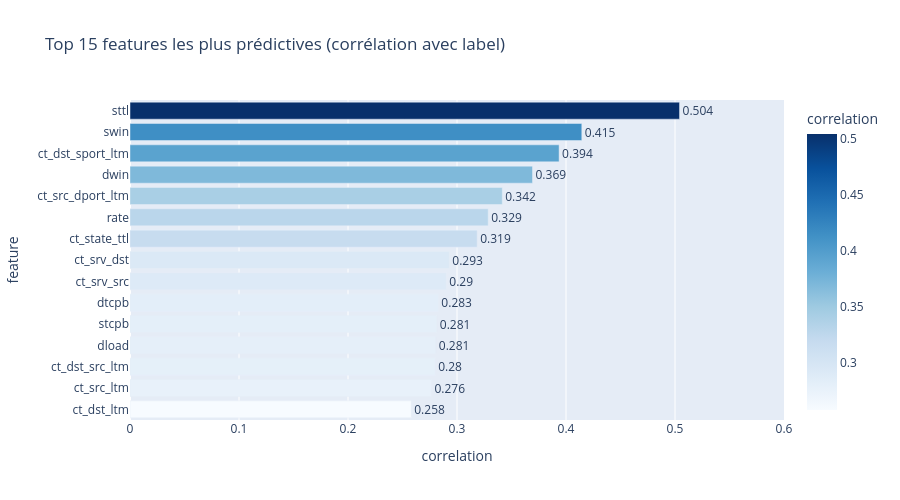

Notebook cell for this chart:
### Code cell
# ─────────────────────────────────────────────
# GRAPHIQUE : Top 15 features
# ─────────────────────────────────────────────
fig = px.bar(
    top15.sort_values('correlation'),
    x='correlation', y='feature',
    orientation='h',
    title='Top 15 features les plus prédictives (corrélation avec label)',
    text=top15.sort_values('correlation')['correlation'].round(3),
    color='correlation',
    color_continuous_scale='Blues',
)
fig.update_traces(textposition='outside')
fig.update_layout(height=500, xaxis_range=[0, 0.6])
fig.show()

print('\nObservations :')
print(f'→ Feature la plus prédictive : {top15.iloc[0]["feature"]} (corr={top15.iloc[0]["correlation"]:.3f})')
print(f'→ 2ème : {top15.iloc[1]["feature"]} (corr={top15.iloc[1]["correlation"]:.3f})')
print('→ Ces features seront probablement les plus utilisées par le Hoeffding Tree')

### Figure 1 — Plotly figure (JSON) as saved in the notebook; plotly's stock layout.template omitted (floating-point values rounded to 4 significant figures)
{"data": [{"alignmentgroup": "True", "hovertemplate": "correlation=%{marker.color}<br>feature=%{y}<br>text=%{text}<extra></extra>", "legendgroup": "", "marker": {"color": [0.258, 0.2765, 0.28, 0.2805, 0.2814, 0.2829, 0.2902, 0.2929, 0.3185, 0.3286, 0.3415, 0.3693, 0.3937, 0.4145, 0.5042], "coloraxis": "coloraxis", "pattern": {"shape": ""}}, "name": "", "offsetgroup": "", "orientation": "h", "showlegend": false, "text": [0.258, 0.276, 0.28, 0.281, 0.281, 0.283, 0.29, 0.293, 0.319, 0.329, 0.342, 0.369, 0.394, 0.415, 0.504], "textposition": "outside", "type": "bar", "x": [0.258, 0.2765, 0.28, 0.2805, 0.2814, 0.2829, 0.2902, 0.2929, 0.3185, 0.3286, 0.3415, 0.3693, 0.3937, 0.4145, 0.5042], "xaxis": "x", "y": ["ct_dst_ltm", "ct_src_ltm", "ct_dst_src_ltm", "dload", "stcpb", "dtcpb", "ct_srv_src", "ct_srv_dst", "ct_state_ttl", "rate", "ct_src_dport_ltm", "dwin", "ct_dst_sport_ltm", "swin", "sttl"], "yaxis": "y"}], "layout": {"barmode": "relative", "coloraxis": {"colorbar": {"title": {"text": "correlation"}}, "colorscale": [[0, "rgb(247,251,255)"], [0.125, "rgb(222,235,247)"], [0.25, "rgb(198,219,239)"], [0.375, "rgb(158,202,225)"], [0.5, "rgb(107,174,214)"], [0.625, "rgb(66,146,198)"], [0.75, "rgb(33,113,181)"], [0.875, "rgb(8,81,156)"], [1, "rgb(8,48,107)"]]}, "height": 500, "legend": {"tracegroupgap": 0}, "title": {"text": "Top 15 features les plus prédictives (corrélation avec label)"}, "xaxis": {"anchor": "y", "domain": [0, 1], "range": [0, 0.6], "title": {"text": "correlation"}}, "yaxis": {"anchor": "x", "domain": [0, 1], "title": {"text": "feature"}}}}
